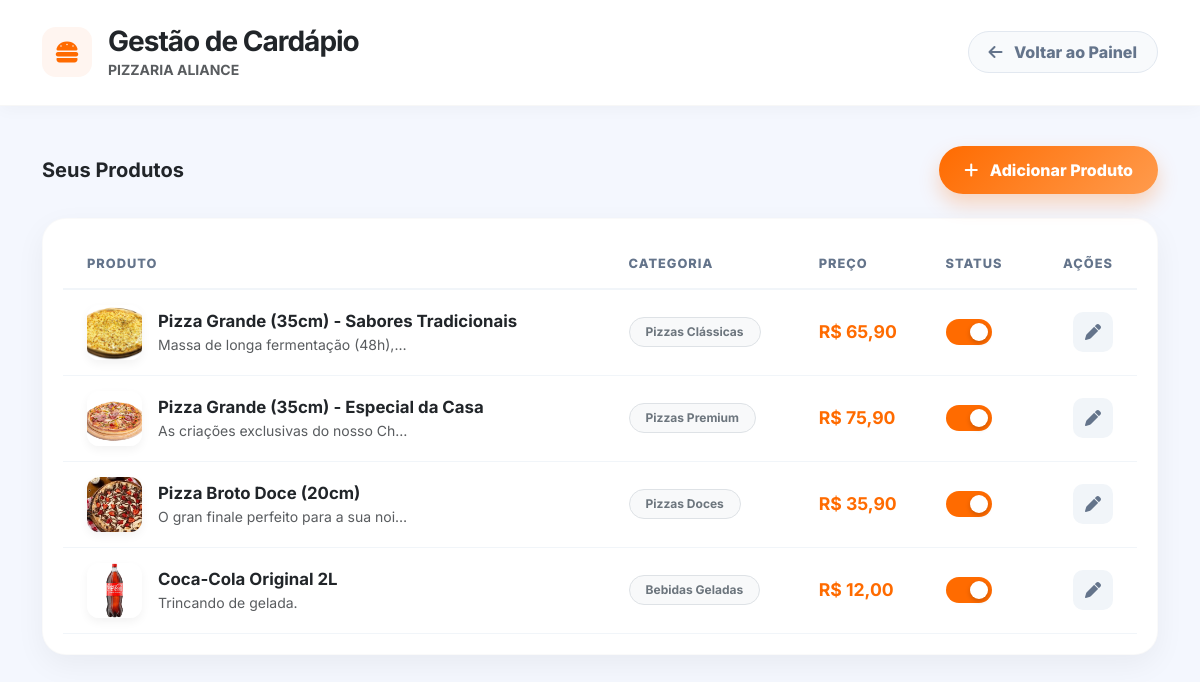
The app's page /cardapio-admin/ (signed in) with its own data.
### core/models.py (models this page shows, shortened)
class Restaurante(models.Model):
    dono = models.OneToOneField(User, on_delete=models.CASCADE, related_name='restaurante_saas')
    nome = models.CharField(max_length=100, verbose_name="Nome do Restaurante")
    slug = models.SlugField(unique=True, help_text="Nome na URL. Ex: salgadinho-lanches")
    telefone = models.CharField(max_length=20, blank=True, null=True, verbose_name="WhatsApp")
    endereco = models.TextField(blank=True, null=True, verbose_name="Endereço Físico")
    cep = models.CharField(max_length=15, blank=True, null=True, verbose_name="CEP")
    aberta = models.BooleanField(default=True, verbose_name="Botão de Pânico (Forçar Abertura/Fechamento)")
    tempo_entrega = models.CharField(max_length=50, default="30-45 min", blank=True, null=True, verbose_name="Previsão de Entrega")
    horario_abertura = models.TimeField(default=datetime.time(18, 0), verbose_name="Abre às")
    horario_fechamento = models.TimeField(default=datetime.time(0, 0), verbose_name="Fecha às")
    mensagem_fechado = models.CharField(max_length=200, default="Estamos fechados no momento. Voltamos às 18h!", verbose_name="Aviso de Loja Fechada")
    abre_segunda = models.BooleanField("Abre Segunda", default=True)
    abre_terca = models.BooleanField("Abre Terça", default=True)
    abre_quarta = models.BooleanField("Abre Quarta", default=True)
    abre_quinta = models.BooleanField("Abre Quinta", default=True)
    abre_sexta = models.BooleanField("Abre Sexta", default=True)
    abre_sabado = models.BooleanField("Abre Sábado", default=True)
    abre_domingo = models.BooleanField("Abre Domingo", default=True)
    logo = models.ImageField(upload_to='logos_restaurantes/', null=True, blank=True, verbose_name="Logótipo da Loja")
    cor_principal = models.CharField(max_length=7, default="#FF6B00", verbose_name="Cor Principal (HEX)")
    mp_access_token = models.CharField(max_length=255, blank=True, null=True, verbose_name="Token Mercado Pago")
    ultramsg_instance = models.CharField(max_length=100, blank=True, null=True, verbose_name="ID Instância UltraMsg")
    ultramsg_token = models.CharField(max_length=100, blank=True, null=True, verbose_name="Token UltraMsg")
    lat_padrao = models.CharField(max_length=50, default='-22.7561', verbose_name="Latitude da Loja")
    lng_padrao = models.CharField(max_length=50, default='-43.4607', verbose_name="Longitude da Loja")
    criado_em = models.DateTimeField(auto_now_add=True)
    STATUS_ASSINATURA = (
        ('TRIAL', 'Período de Teste (Grátis)'),
        ('ATIVO', 'Assinatura Ativa'),
        ('VENCIDO', 'Pagamento Atrasado (Bloqueado)'),
    )
    status_assinatura = models.CharField(max_length=20, choices=STATUS_ASSINATURA, default='TRIAL', verbose_name="Status do Plano")
    vencimento_assinatura = models.DateField(null=True, blank=True, verbose_name="Vencimento da Mensalidade")
    valor_mensalidade = models.DecimalField(max_digits=10, decimal_places=2, default=149.90, verbose_name="Valor do Plano (R$)")
    class Meta:
        verbose_name = "Restaurante (Loja)"
        verbose_name_plural = "Restaurantes (Lojas)"

class Produto(models.Model):
    restaurante = models.ForeignKey(Restaurante, on_delete=models.CASCADE)
    categoria = models.ForeignKey(Categoria, on_delete=models.PROTECT)
    nome = models.CharField(max_length=100)
    descricao = models.TextField(blank=True)
    preco = models.DecimalField(max_digits=10, decimal_places=2)
    imagem = models.ImageField(upload_to='produtos/', blank=True, null=True)
    ativo = models.BooleanField(default=True)
    tempo_preparo_estimado = models.IntegerField(default=20, help_text="Minutos")
    adicionais_disponiveis = models.ManyToManyField(Adicional, blank=True)
    sabores = models.CharField(max_length=500, blank=True, null=True, help_text="Ex: Coxinha, Bolinha de Queijo, Kibe (separe por vírgula)")
    TIPO_ESCOLHA_CHOICES = (
        ('CHECKBOX', 'Múltipla Escolha (Ex: Pizza Meio a Meio, Açaí)'),
        ('QUANTIDADE', 'Quantidade Exata (Ex: 100 Salgadinhos)'),
    )
    tipo_escolha_sabores = models.CharField(
        max_length=15,
        choices=TIPO_ESCOLHA_CHOICES,
        default='CHECKBOX',
        verbose_name="Como o cliente escolhe os Sabores?"
    )
    limite_sabores = models.IntegerField(
        default=2,
        verbose_name="Limite de Sabores / Quantidade permitida"
    )

class Categoria(models.Model):
    restaurante = models.ForeignKey(Restaurante, on_delete=models.CASCADE)
    nome = models.CharField(max_length=50)
    ordem = models.IntegerField(default=0)
    class Meta:
        ordering = ['ordem']
    def __str__(self):
        return f"{self.nome} ({self.restaurante.nome})"

### core/views.py (the view)
# urls.py: path('cardapio-admin/', gerenciar_cardapio, name='gerenciar_cardapio'),
@login_required(login_url='/accounts/login/')
def gerenciar_cardapio(request):
    restaurante = request.user.restaurante_saas
    produtos = Produto.objects.filter(restaurante=restaurante).order_by('categoria', 'nome')
    categorias = Categoria.objects.filter(restaurante=restaurante)
    form = ProdutoForm(request.POST or None, request.FILES or None, restaurante=restaurante)
    if request.method == 'POST' and form.is_valid():
        prod = form.save(commit=False)
        prod.restaurante = restaurante
        prod.save()
        form.save_m2m() # Salva as tags de múltiplos (adicionais e sabores)
        return redirect('gerenciar_cardapio')
    return render(request, 'core/cardapio_admin.html', {
        'produtos': produtos,
        'categorias': categorias,
        'form': form,
        'restaurante': restaurante
    })

### core/templates/core/cardapio_admin.html (shortened to what this page needs)
{% load static %}
<!DOCTYPE html>
<html lang="pt-br">
<head>
    <link href="https://cdn.jsdelivr.net/npm/bootstrap@5.3.0/dist/css/bootstrap.min.css" rel="stylesheet">
    <link href="https://cdnjs.cloudflare.com/ajax/libs/font-awesome/6.4.0/css/all.min.css" rel="stylesheet">
</head>
<body>
    <div class="page-header">
        <div class="container d-flex justify-content-between align-items-center">
            <div class="d-flex align-items-center gap-3">
                <div style="width: 50px; height: 50px; background: #FFF5F0; border-radius: 14px; display: flex; align-items: center; justify-content: center; font-size: 1.5rem; color: var(--primary);">
                    <i class="fas fa-hamburger"></i>
                </div>
                <div>
                    <h3 class="fw-bold mb-0 text-dark" style="letter-spacing: -1px;">Gestão de Cardápio</h3>
                    <p class="mb-0 text-muted small fw-bold text-uppercase">{{ restaurante.nome|default:"Minha Loja" }}</p>
                </div>
            </div>
            <a href="{% url 'dashboard' %}" class="btn-voltar"><i class="fas fa-arrow-left me-2"></i> Voltar ao Painel</a>
        </div>
    </div>
    <div class="container">
        <div class="d-flex justify-content-between align-items-center mb-4">
            <h5 class="fw-bold text-dark m-0">Seus Produtos</h5>
            <button class="btn-add" data-bs-toggle="modal" data-bs-target="#modalNovo">
                <i class="fas fa-plus me-2"></i> Adicionar Produto
            </button>
        </div>
        <div class="table-card overflow-auto">
            <table class="table table-hover align-middle mb-0">
                <thead>
                    <tr>
                        <th class="ps-4">Produto</th>
                        <th>Categoria</th>
                        <th>Preço</th>
                        <th>Status</th>
                        <th class="text-end pe-4">Ações</th>
                    </tr>
                </thead>
                <tbody>
                    {% for p in produtos %}
                    <tr>
                        <td class="ps-4">
                            <div class="d-flex align-items-center gap-3">
                                {% if p.imagem %}
                                    <img src="{{ p.imagem.url }}" class="prod-img">
                                {% else %}
                                    <div class="img-placeholder"><i class="fas fa-camera"></i></div>
                                {% endif %}
                                <div>
                                    <div class="fw-bold text-dark" style="font-size: 1.05rem;">{{ p.nome }}</div>
                                    <div class="small text-muted text-truncate" style="max-width: 250px;">{{ p.descricao|default:"Sem descrição" }}</div>
                                </div>
                            </div>
                        </td>
                        <td><span class="badge bg-light text-secondary border px-3 py-2 rounded-pill fw-bold">{{ p.categoria.nome }}</span></td>
                        <td class="fw-bold" style="color: var(--primary); font-size: 1.1rem;">R$ {{ p.preco }}</td>
                        <td>
                            <label class="switch" title="Ativar/Pausar Venda">
                                <span class="slider"></span>
                            </label>
                        </td>
                        <td class="text-end pe-4">
                            <button class="btn-edit"
                                    hx-get="{% url 'editar_produto' p.id %}"
                                    hx-target="#form-edicao"
                                    data-bs-toggle="modal"
                                    data-bs-target="#modalEditar"
                                    title="Editar Produto">
                                <i class="fas fa-pen"></i>
                            </button>
                        </td>
                    </tr>
                    {% endfor %}
                </tbody>
            </table>
        </div>
    </div>
</body>
</html>

### core/templates/core/cardapio_admin.html (style rules this page uses)
:root { --primary: #FF6B00; --primary-light: #FF9B4D; --text-dark: #0F172A; --text-muted: #64748B; --bg-app: #F4F7FE; --card-bg: #FFFFFF; --shadow-sm: 0 4px 15px rgba(0, 0, 0, 0.03); --shadow-md: 0 10px 30px rgba(0, 0, 0, 0.05); --radius-md: 16px; }
body { background: var(--bg-app); font-family: 'Inter', sans-serif; color: var(--text-dark); padding-bottom: 50px; }
.page-header { background: var(--card-bg); padding: 25px 0; margin-bottom: 40px; box-shadow: var(--shadow-sm); border-bottom: 1px solid rgba(0,0,0,0.03); }
.btn-voltar { background: #F8FAFC; color: var(--text-muted); font-weight: 800; border-radius: 50px; padding: 8px 20px; text-decoration: none; transition: 0.3s; border: 1px solid #E2E8F0; }
.table-card { background: var(--card-bg); border-radius: 24px; padding: 20px; box-shadow: var(--shadow-md); border: 1px solid rgba(0,0,0,0.02); }
.table th { border-bottom: 2px solid #F1F5F9; color: var(--text-muted); font-weight: 800; text-transform: uppercase; letter-spacing: 1px; font-size: 0.8rem; padding: 15px; }
.table td { vertical-align: middle; padding: 15px; border-bottom: 1px solid #F1F5F9; }
.prod-img { width: 55px; height: 55px; object-fit: cover; border-radius: 12px; box-shadow: 0 4px 10px rgba(0,0,0,0.05); }
.btn-add { background: linear-gradient(135deg, var(--primary), var(--primary-light)); color: white; border: none; padding: 12px 25px; border-radius: 50px; font-weight: 800; box-shadow: 0 10px 20px rgba(255,107,0,0.25); transition: 0.3s; }
.btn-edit { background: #F1F5F9; color: var(--text-muted); border: none; width: 40px; height: 40px; border-radius: 10px; transition: 0.2s; display: inline-flex; align-items: center; justify-content: center; }
.switch { position: relative; display: inline-block; width: 46px; height: 26px; }
.slider { position: absolute; cursor: pointer; top: 0; left: 0; right: 0; bottom: 0; background-color: #CBD5E1; transition: .4s; border-radius: 34px; }
.slider:before { position: absolute; content: ""; height: 18px; width: 18px; left: 4px; bottom: 4px; background-color: white; transition: .4s; border-radius: 50%; box-shadow: 0 2px 5px rgba(0,0,0,0.2); }
input:checked + .slider { background-color: var(--primary); }
input:checked + .slider:before { transform: translateX(20px); }

### records on screen
Restaurante: nome "PIZZARIA ALIANCE"
Produto: imagem (picture), nome "Pizza Grande (35cm) - Sabores Tradicionais", descricao "Massa de longa fermentação (48h),…", categoria.nome "Pizzas Clássicas", preco "65,90"
Produto: imagem (picture), nome "Pizza Grande (35cm) - Especial da Casa", descricao "As criações exclusivas do nosso Ch…", categoria.nome "Pizzas Premium", preco "75,90"
Produto: imagem (picture), nome "Pizza Broto Doce (20cm)", descricao "O gran finale perfeito para a sua noi…", categoria.nome "Pizzas Doces", preco "35,90"
Produto: imagem (picture), nome "Coca-Cola Original 2L", descricao "Trincando de gelada.", categoria.nome "Bebidas Geladas", preco "12,00"
